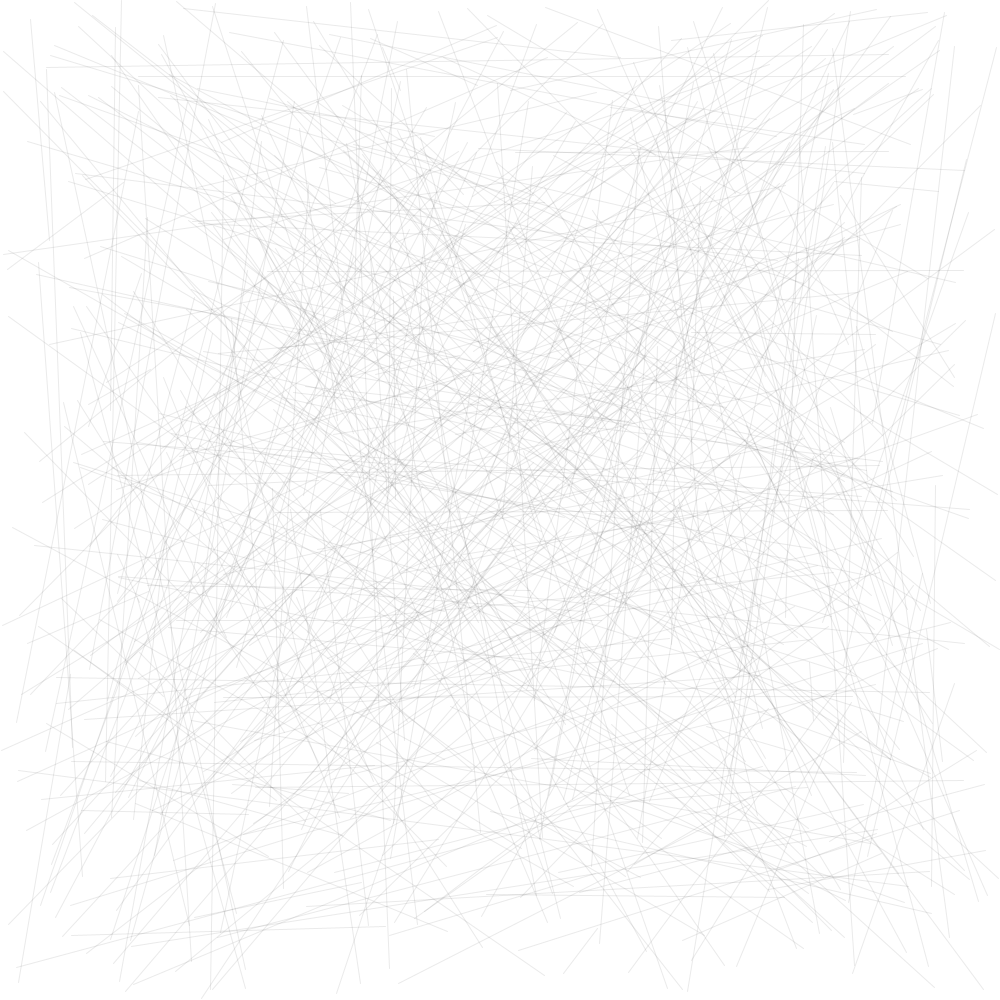
Frame 1 (no input)
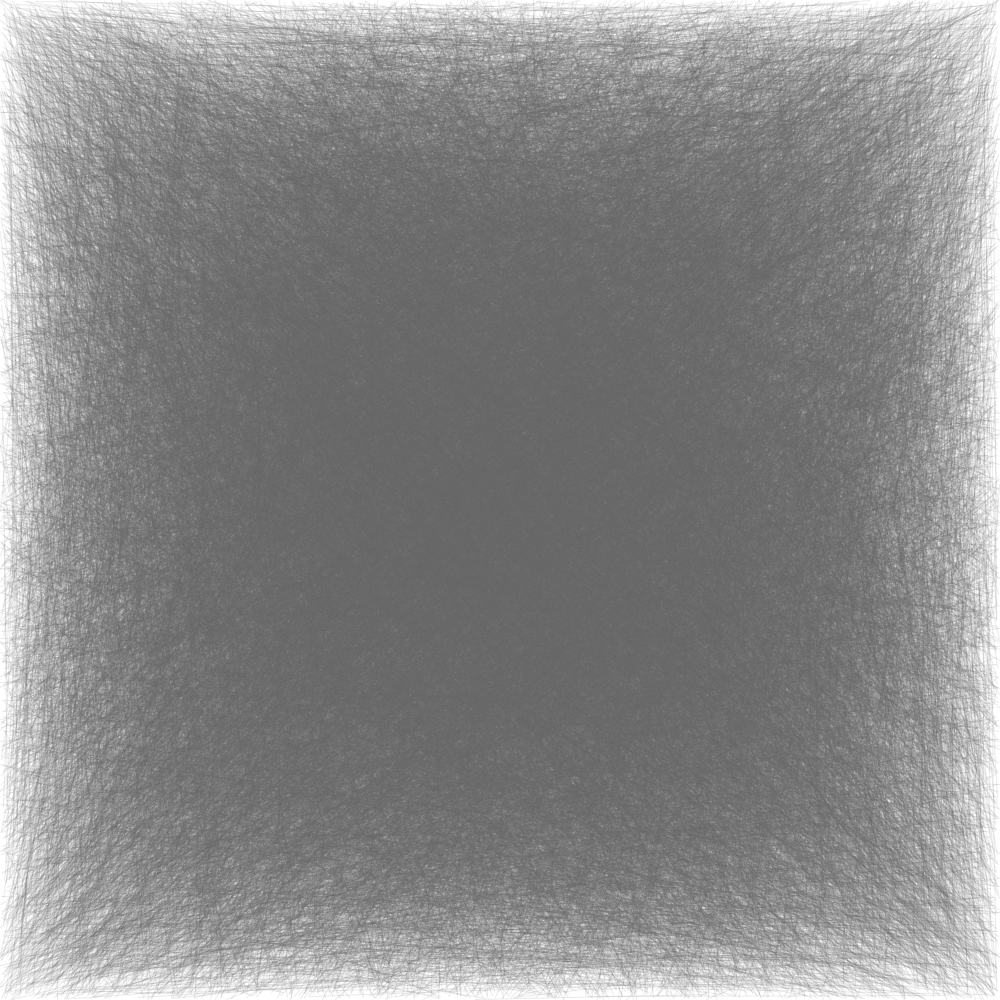
Frame 60 (the mouse pressed at the canvas centre just before this capture)
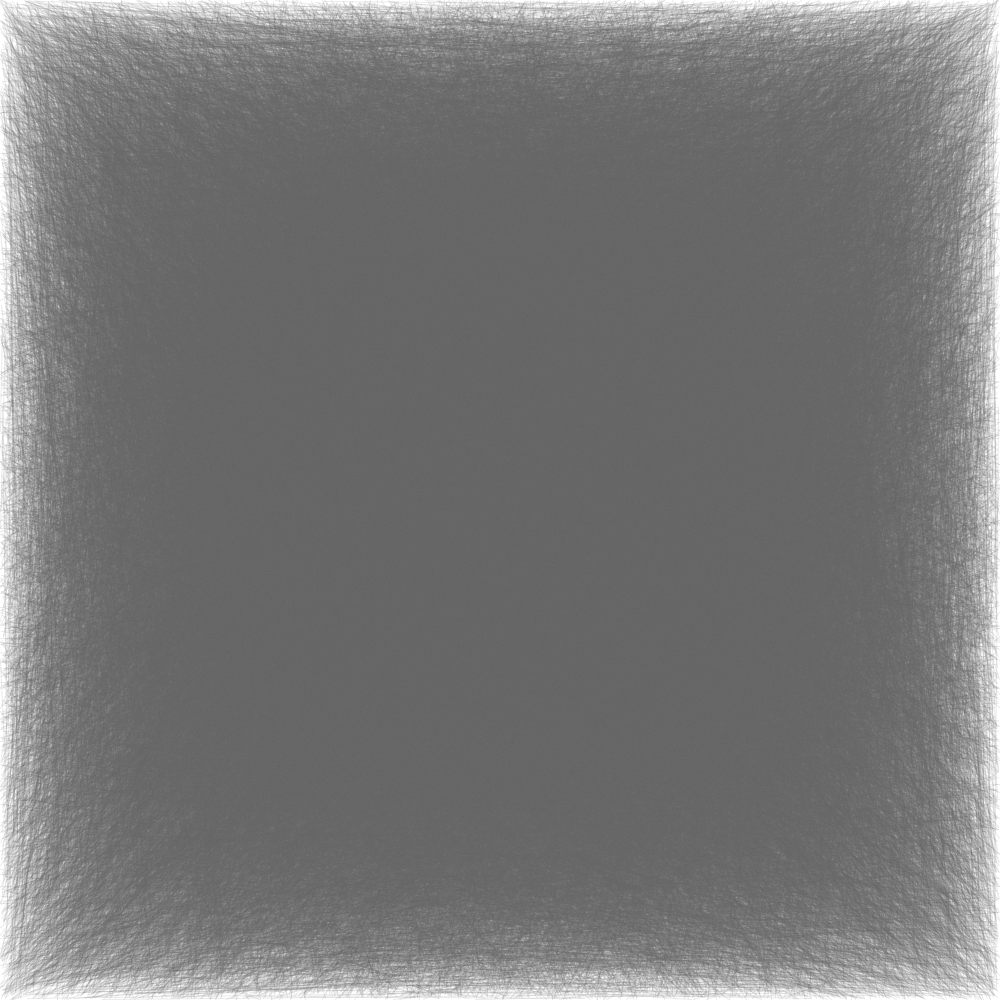
Frame 120 (the mouse held since frame 60 and released just before this capture)

The Processing sketch that drew these frames (run headless with seeded random() and noise(); from frame 60 on, the mouse is pressed at the canvas centre):

// Processing sketch: processing_163101
// ── processing_163101.pde

void setup() {
  size(1000,1000);
  background(255);
  smooth();
  frameRate(5);
}


void draw(){
  stroke(100,35);
  
  int n = 500;
  float[] xTop = new float[n];
  float[] xBottom = new float[n];
  float[] yTop = new float[n];
  float[] yBottom = new float[n];
  
  for(int i = 0; i < n; i++) {
    xTop[i] = random(0, 1000);
    xBottom[i] = random(0,1000);
    yTop[i] = random(0, 1000);
    yBottom[i] = random(0, 1000);
    line(xTop[i], yTop[i], xBottom[i], yBottom[i]);
  }
}
